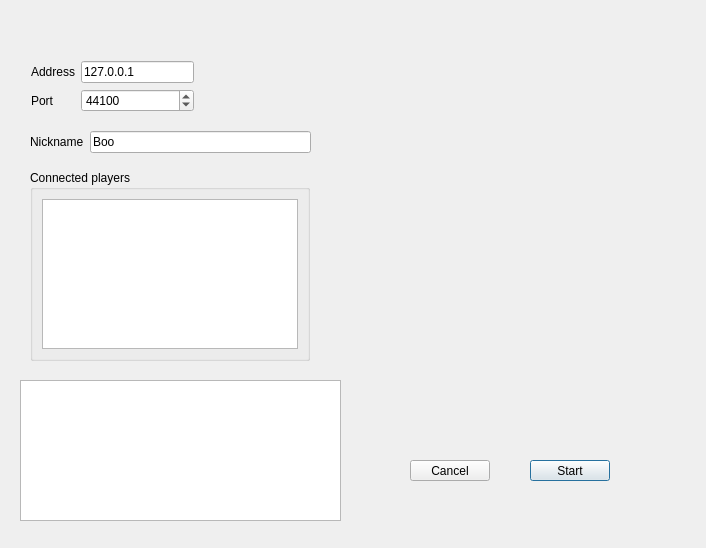
<?xml version="1.0" encoding="UTF-8"?>
<ui version="4.0">
 <class>bm::gui::CreateNetworkGameDialog</class>
 <widget class="QDialog" name="bm::gui::CreateNetworkGameDialog">
  <property name="geometry">
   <rect>
    <x>0</x>
    <y>0</y>
    <width>706</width>
    <height>548</height>
   </rect>
  </property>
  <property name="windowTitle">
   <string>Dialog</string>
  </property>
  <widget class="QGroupBox" name="groupBox">
   <property name="geometry">
    <rect>
     <x>30</x>
     <y>170</y>
     <width>280</width>
     <height>191</height>
    </rect>
   </property>
   <property name="title">
    <string>Connected players</string>
   </property>
   <layout class="QVBoxLayout" name="verticalLayout">
    <item>
     <widget class="QListView" name="playersView"/>
    </item>
   </layout>
  </widget>
  <widget class="QPushButton" name="startGameButton">
   <property name="geometry">
    <rect>
     <x>530</x>
     <y>460</y>
     <width>80</width>
     <height>21</height>
    </rect>
   </property>
   <property name="text">
    <string>Start</string>
   </property>
  </widget>
  <widget class="QPushButton" name="cancelButton">
   <property name="geometry">
    <rect>
     <x>410</x>
     <y>460</y>
     <width>80</width>
     <height>21</height>
    </rect>
   </property>
   <property name="text">
    <string>Cancel</string>
   </property>
  </widget>
  <widget class="QPlainTextEdit" name="logView">
   <property name="geometry">
    <rect>
     <x>20</x>
     <y>380</y>
     <width>321</width>
     <height>141</height>
    </rect>
   </property>
   <property name="readOnly">
    <bool>true</bool>
   </property>
  </widget>
  <widget class="QWidget" name="">
   <property name="geometry">
    <rect>
     <x>31</x>
     <y>61</y>
     <width>163</width>
     <height>53</height>
    </rect>
   </property>
   <layout class="QGridLayout" name="gridLayout">
    <item row="0" column="0">
     <widget class="QLabel" name="label">
      <property name="text">
       <string>Address</string>
      </property>
      <property name="buddy">
       <cstring>serverAddressEdit</cstring>
      </property>
     </widget>
    </item>
    <item row="0" column="1">
     <widget class="QLineEdit" name="serverAddressEdit">
      <property name="text">
       <string>127.0.0.1</string>
      </property>
      <property name="maxLength">
       <number>100</number>
      </property>
     </widget>
    </item>
    <item row="1" column="0">
     <widget class="QLabel" name="label_2">
      <property name="text">
       <string>Port</string>
      </property>
      <property name="buddy">
       <cstring>serverPortSpinBox</cstring>
      </property>
     </widget>
    </item>
    <item row="1" column="1">
     <widget class="QSpinBox" name="serverPortSpinBox">
      <property name="minimum">
       <number>1000</number>
      </property>
      <property name="maximum">
       <number>65536</number>
      </property>
      <property name="value">
       <number>44100</number>
      </property>
     </widget>
    </item>
   </layout>
  </widget>
  <widget class="QWidget" name="">
   <property name="geometry">
    <rect>
     <x>30</x>
     <y>130</y>
     <width>281</width>
     <height>24</height>
    </rect>
   </property>
   <layout class="QHBoxLayout" name="horizontalLayout">
    <item>
     <widget class="QLabel" name="label_3">
      <property name="text">
       <string>Nickname</string>
      </property>
     </widget>
    </item>
    <item>
     <widget class="QLineEdit" name="serverPlayerNameEdit">
      <property name="text">
       <string>Boo</string>
      </property>
     </widget>
    </item>
   </layout>
  </widget>
 </widget>
 <resources/>
 <connections/>
</ui>
